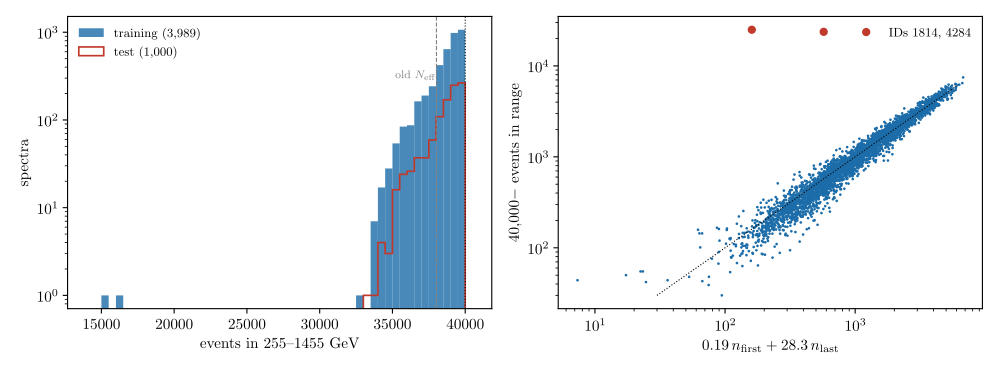

Write Python code to recreate this figure.
import pandas as pd,numpy as np,matplotlib.pyplot as plt
plt.rcParams.update({"text.usetex": True, "font.family": "serif", "font.size": 11})
R=pd.read_csv('train_quanta.csv'); T=pd.read_csv('test_quanta.csv')
fig,ax=plt.subplots(1,2,figsize=(10,3.7))
a=ax[0]; bins=np.arange(14000,40501,500)
a.hist(R.N_in,bins=bins,color='#1B6CA8',alpha=0.8,label='training (3,989)'); a.hist(T.N_in,bins=bins,histtype='step',color='#C0392B',lw=1.2,label='test (1,000)')
a.set_yscale('log'); a.set_xlabel(r'events in 255--1455 GeV'); a.set_ylabel('spectra'); a.legend(frameon=False,fontsize=9,loc='upper left')
a.axvline(40000,color='k',ls=':',lw=0.8); a.axvline(38024,color='gray',ls='--',lw=0.8); a.text(37900,300,r'old $N_\mathrm{eff}$',ha='right',fontsize=8,color='gray')
M=40000-R.N_in.values; A=np.column_stack([R['first'],R['last']]); ok=R.N_in>30000
c=np.linalg.lstsq(A[ok],M[ok],rcond=None)[0]; p=A@c
a=ax[1]; a.loglog(p[ok],M[ok],'.',ms=2,color='#1B6CA8'); a.loglog(p[~ok],M[~ok],'o',ms=5,color='#C0392B',label='IDs 1814, 4284')
x=np.array([30,6000]); a.plot(x,x,'k:',lw=0.8)
a.set_xlabel(r'$%.2f\,n_\mathrm{first} + %.1f\,n_\mathrm{last}$'%tuple(c)); a.set_ylabel(r'$40{,}000 - $ events in range'); a.legend(frameon=False,fontsize=9)
fig.tight_layout(); fig.savefig('fig_counts.pdf'); print(np.corrcoef(p[ok],M[ok])[0,1])
